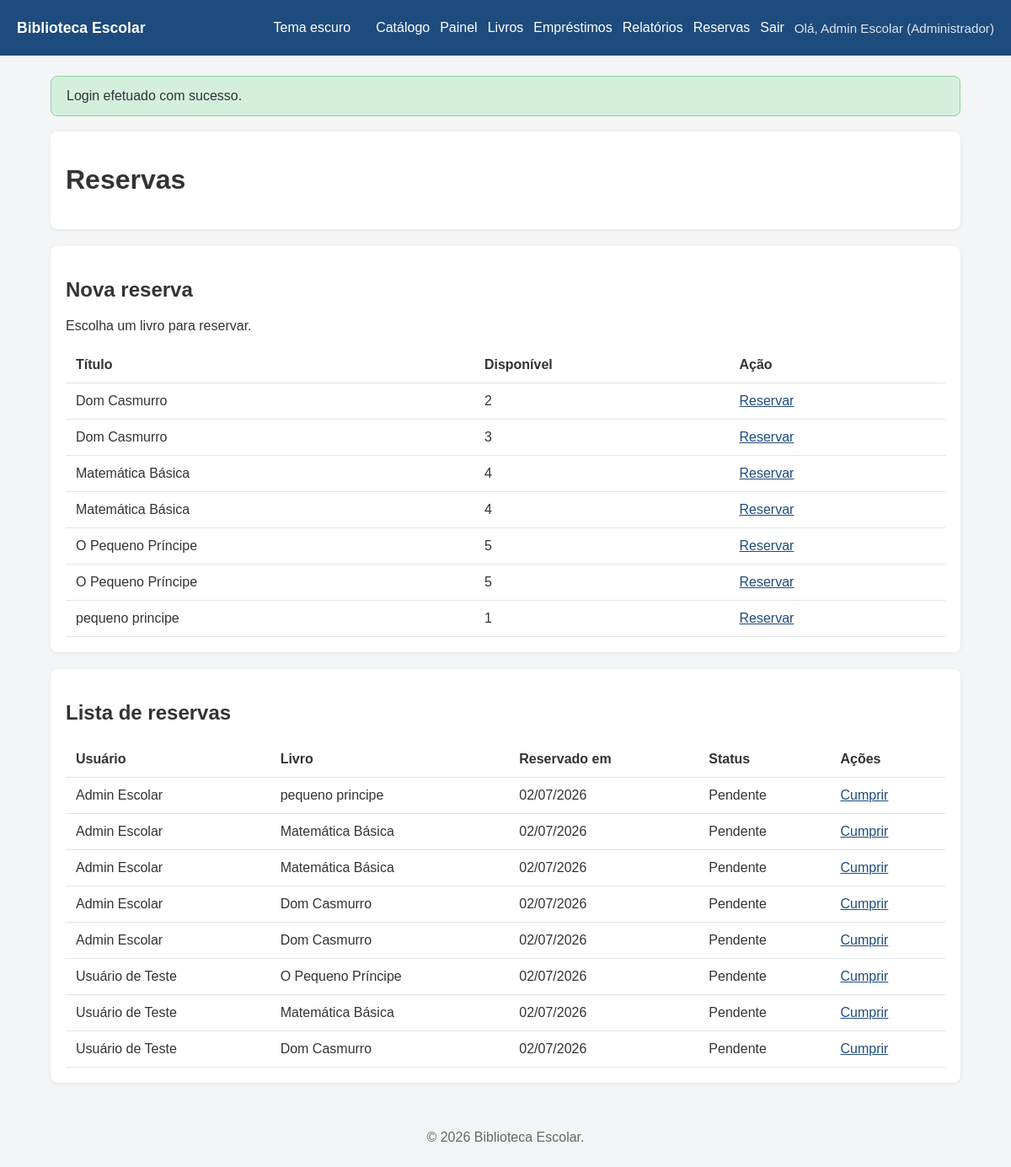
Page /reservations.php (signed in) on the earlier database version.
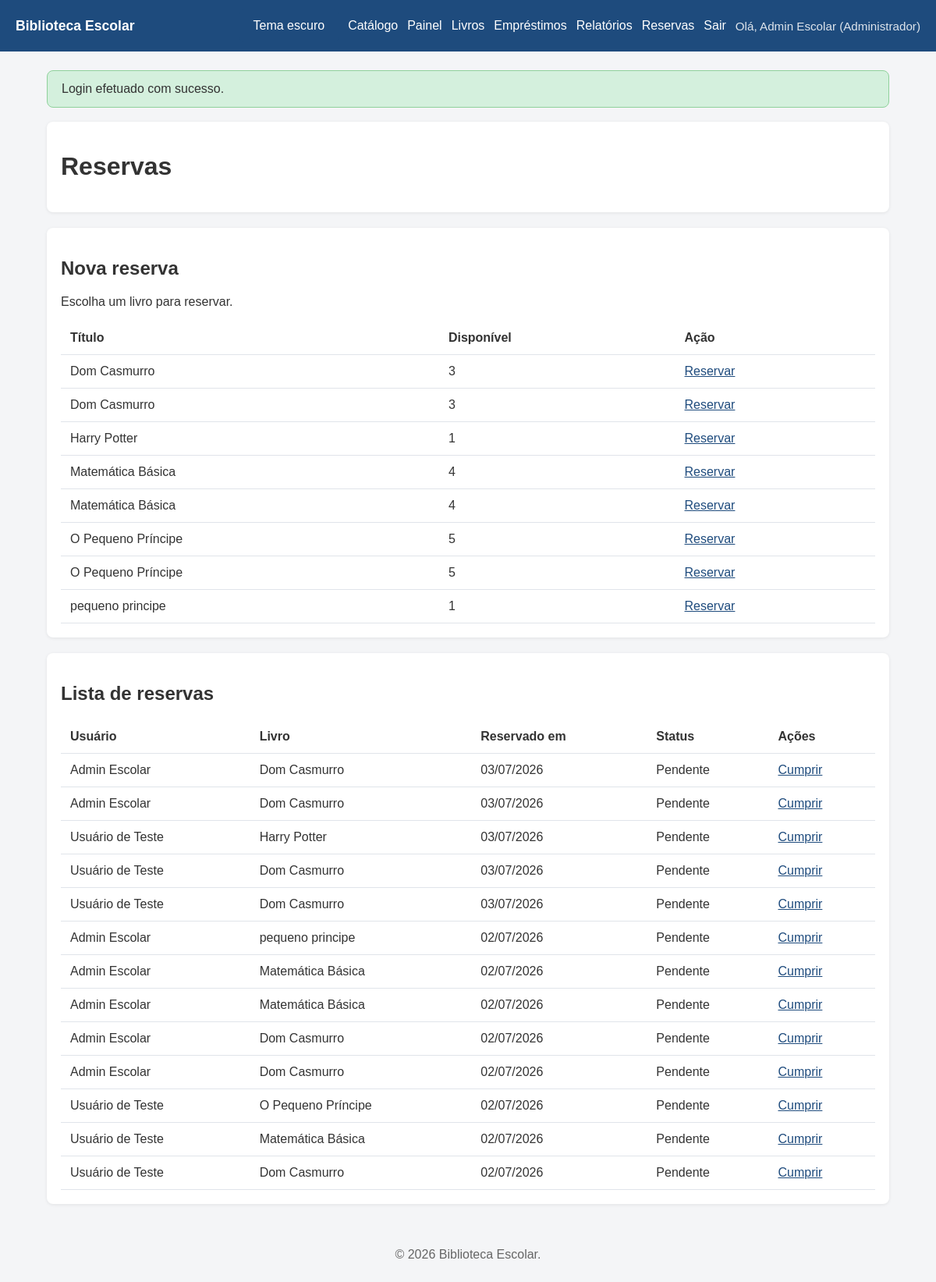
Same page on the later database version.
### tables this page shows
CREATE TABLE books (
        id INTEGER PRIMARY KEY AUTOINCREMENT,
        title TEXT NOT NULL,
        author TEXT NOT NULL,
        category TEXT NOT NULL,
        isbn TEXT,
        publisher TEXT,
        year INTEGER,
        quantity INTEGER NOT NULL DEFAULT 0,
        shelf TEXT,
        internal_code TEXT,
        cover_path TEXT,
        created_at TEXT NOT NULL DEFAULT CURRENT_TIMESTAMP
    );

### includes/functions.php (called while the page is built, shortened)
<?php
require_once __DIR__ . '/auth.php';
function h(string $value): string
{
    return htmlspecialchars($value, ENT_QUOTES, 'UTF-8');
}
function format_date(string $value): string
{
    return date('d/m/Y', strtotime($value));
}

### includes/auth.php (called while the page is built, shortened)
<?php
function current_user(): ?array
{
    return $_SESSION['user'] ?? null;
}
function user_has_role(string|array $role): bool
{
    $user = current_user();
    $roles = is_array($role) ? $role : [$role];
    return in_array($user['role_name'], $roles, true);
}

### reservations.php (the view, shortened to what this page needs)
<?php
require_once __DIR__ . '/includes/auth.php';
require_once __DIR__ . '/includes/functions.php';
$db = get_db();
$reservationsQuery = 'SELECT r.id, u.name AS user_name, b.title AS book_title, r.reserved_at, r.fulfilled_at FROM reservations r JOIN users u ON r.user_id = u.id JOIN books b ON r.book_id = b.id';
$reservationsQuery .= ' ORDER BY r.reserved_at DESC';
$reservations = $db->query($reservationsQuery)->fetchAll();
$books = $db->query('SELECT id, title, quantity FROM books ORDER BY title')->fetchAll();
require_once __DIR__ . '/includes/header.php';
?>
<div class="card">
    <h1>Reservas</h1>
</div>
<div class="card">
    <h2>Nova reserva</h2>
    <p>Escolha um livro para reservar.</p>
    <table>
        <thead>
            <tr>
                <th>Título</th>
                <th>Disponível</th>
                <th>Ação</th>
            </tr>
        </thead>
        <tbody>
            <?php foreach ($books as $book): ?>
                <tr>
                    <td><?php echo h($book['title']); ?></td>
                    <td><?php echo (int)$book['quantity']; ?></td>
                    <td>
                        <a href="reservations.php?action=reserve&book_id=<?php echo (int)$book['id']; ?>">Reservar</a>
                    </td>
                </tr>
            <?php endforeach; ?>
        </tbody>
    </table>
</div>
<div class="card">
    <h2>Lista de reservas</h2>
    <?php if (empty($reservations)): ?>
        <p>Sem reservas registradas.</p>
    <?php else: ?>
        <table>
            <thead>
                <tr>
                    <th>Usuário</th>
                    <th>Livro</th>
                    <th>Reservado em</th>
                    <th>Status</th>
                    <?php if (user_has_role(['Administrador', 'Bibliotecário'])): ?><th>Ações</th><?php endif; ?>
                </tr>
            </thead>
            <tbody>
                <?php foreach ($reservations as $reservation): ?>
                    <tr>
                        <td><?php echo h($reservation['user_name']); ?></td>
                        <td><?php echo h($reservation['book_title']); ?></td>
                        <td><?php echo h(format_date($reservation['reserved_at'])); ?></td>
                        <td><?php echo $reservation['fulfilled_at'] ? 'Cumprida em ' . h(format_date($reservation['fulfilled_at'])) : 'Pendente'; ?></td>
                        <?php if (user_has_role(['Administrador', 'Bibliotecário'])): ?>
                            <td>
                                <?php if (!$reservation['fulfilled_at']): ?>
                                    <a href="reservations.php?action=fulfill&id=<?php echo (int)$reservation['id']; ?>">Cumprir</a>
                                <?php else: ?>
                                    -
                                <?php endif; ?>
                            </td>
                        <?php endif; ?>
                    </tr>
                <?php endforeach; ?>
            </tbody>
        </table>
    <?php endif; ?>
</div>
<?php require_once __DIR__ . '/includes/footer.php';

Differences in the rows shown:
changed books (number 1 of 8 on the later page): quantity "2" → "3"
added books: title "Harry Potter", quantity "1"
Other differences:
new list line: "Admin Escolar Dom Casmurro 03/07/2026 Pendente Cumprir"
new list line: "Usuário de Teste Harry Potter 03/07/2026 Pendente Cumprir"
new list line: "Usuário de Teste Dom Casmurro 03/07/2026 Pendente Cumprir"
